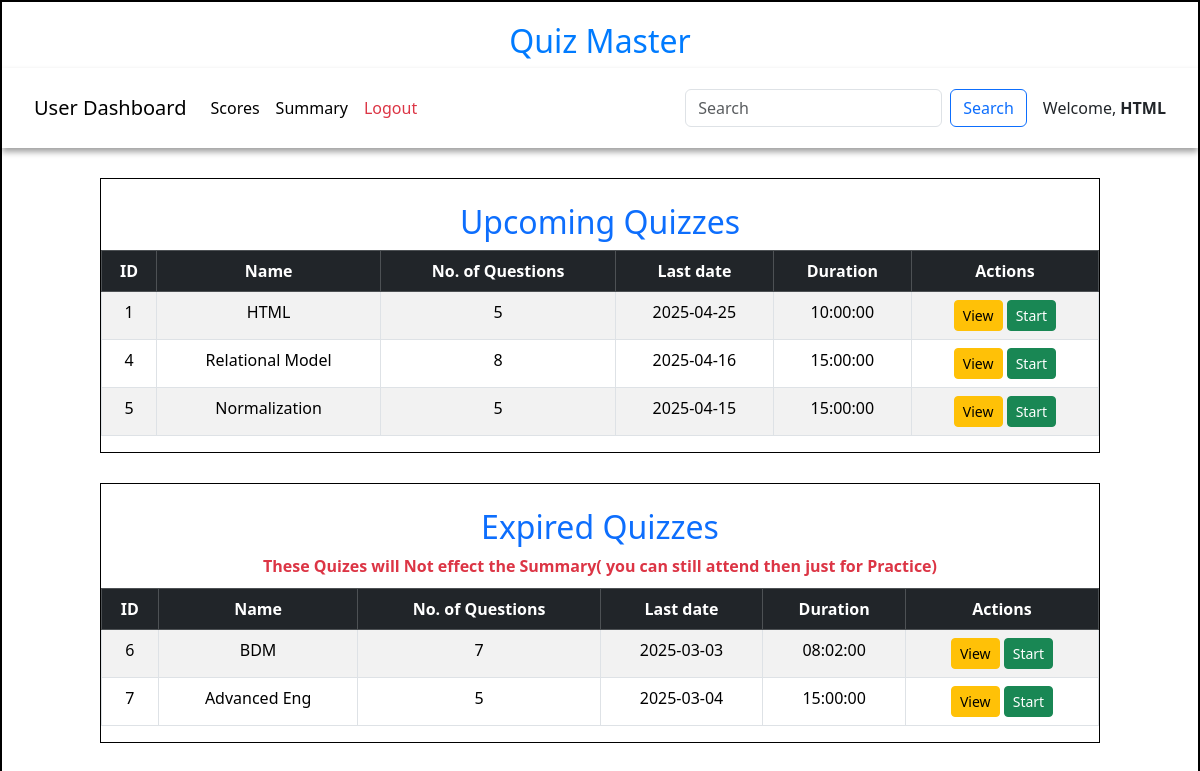
Page /user/HTML on the committed database.
### models/models.py (models this page shows)
class Quiz(db.Model):
    id=db.Column(db.Integer,primary_key=True)
    name = db.Column(db.String,unique=True,nullable=False)
    Chapter_id = db.Column(db.Integer,db.ForeignKey("chapter.id"),nullable=False)
    date_of_quiz = db.Column(db.Date(),nullable=False)
    time_duration = db.Column(db.Time(),nullable =False)
    remarks=db.Column(db.String)
    scores= db.relationship("Score",cascade="all,delete",backref="quiz",lazy=True)
    questions = db.relationship("Question",cascade="all,delete",backref="quiz",lazy=True)

### controllers/controller.py (the view)
@app.route('/user/<name>')
def user_dashboard(name):
    quizzes = get_quizs()
    today = date.today()
    equiz = [quiz for quiz in quizzes if quiz.date_of_quiz <= today]  # Expired quizzes
    uquiz = [quiz for quiz in quizzes if quiz.date_of_quiz > today]
    return render_template("user_dashboard.html",uquizs=uquiz,equizs=equiz,name=name)

### controllers/controller.py (called while the page is built)
def get_quizs():
    quizs = Quiz.query.all()
    return quizs

### templates/user_dashboard.html (shortened to what this page needs)
<!DOCTYPE html>
<html lang="en">
<head>
    <link href="https://cdn.jsdelivr.net/npm/bootstrap@5.3.3/dist/css/bootstrap.min.css" rel="stylesheet">
    <link rel="stylesheet" href="/static/css/style.css">
</head>
<body>
    <div id="container">
        <h1 id="heading">Quiz Master</h1>
        <nav class="navbar navbar-expand-lg navbar-light bg-white">
            <div class="container-fluid">
                <a class="navbar-brand" href="#">User Dashboard</a>
                <div class="collapse navbar-collapse" id="navbarNav">
                    <ul class="navbar-nav me-auto">
                        <li class="nav-item">
                            <a class="nav-link active" href="/user_scores/{{ name }}">Scores</a>
                        </li>
                        <li class="nav-item">
                            <a class="nav-link active" href="/user_summary/{{name}}">Summary</a>
                        </li>
                        <li class="nav-item">
                            <a class="nav-link text-danger" href="/login">Logout</a>
                        </li>
                    </ul>
                    <form class="d-flex" method="POST" action="/search4/{{name}}">
                        <input class="form-control me-2" type="search" placeholder="Search" name="search_txt" id="search_txt">
                        <button class="btn btn-outline-primary" type="submit">Search</button>
                    </form>
                </div>
                <span class="ms-3">Welcome, <strong>{{name}}</strong></span>
            </div>
        </nav>
        <div id="upcoming-user-panel" style="margin: auto; margin-top: 30px;width: 1000px;height: auto; border: 1px solid  black;">
            <h2 class="text-center text-primary mt-4">Upcoming Quizzes</h2>
            {% if uquizs %}
            <table class="table table-striped table-hover table-bordered">
                <thead class="table-dark text-center">
                    <tr>
                        <th>ID</th>
                        <th>Name</th>
                        <th>No. of Questions</th>
                        <th>Last date</th>
                        <th>Duration</th>
                        <th>Actions</th>
                    </tr>
                </thead>
                <tbody class="text-center">
                    {% for quiz in uquizs %}
                        {% if quiz.questions | length > 0 %}
                            <tr>
                                <td>{{ quiz.id }}</td>
                                <td>{{ quiz.name }}</td>
                                <td>{{ quiz.questions | length }}</td>
                                <td>{{ quiz.date_of_quiz }}</td>
                                <td>{{ quiz.time_duration }}</td>
                                <td>
                                    <a href="/view_quiz/{{ quiz.id }}/{{ name }}" class="btn btn-sm btn-warning">View</a>
                                    <a href="/quiz_exam/{{ quiz.id }}/{{ name }}" class="btn btn-sm btn-success">Start</a>
                                </td>
                            </tr>
                        {% endif %}
                    {% endfor %}
                </tbody>
            </table>
        {% else %}
            <div class="text-center text-muted mt-4">No Quizzes Available</div>
        {% endif %}
        </div>
        <div id="expired-user-panel" style="margin: auto; margin-top: 30px;width: 1000px;height: auto; border: 1px solid  black;margin-bottom: 50px;">
            <h2 class="text-center text-primary mt-4">Expired Quizzes</h2>
            <div class="text-center text-danger" style="margin-bottom: 10px;"> <strong>These Quizes will Not effect the Summary( you can still attend then just for Practice)</strong></div>
            {% if equizs %}
            <table class="table table-striped table-hover table-bordered">
                <thead class="table-dark text-center">
                    <tr>
                        <th>ID</th>
                        <th>Name</th>
                        <th>No. of Questions</th>
                        <th>Last date</th>
                        <th>Duration</th>
                        <th>Actions</th>
                    </tr>
                </thead>
                <tbody class="text-center">
                    {% for quiz in equizs %}
                        {% if quiz.questions | length > 0 %}
                            <tr>
                                <td>{{ quiz.id }}</td>
                                <td>{{ quiz.name }}</td>
                                <td>{{ quiz.questions | length }}</td>
                                <td>{{ quiz.date_of_quiz }}</td>
                                <td>{{ quiz.time_duration }}</td>
                                <td>
                                    <a href="/view_quiz/{{ quiz.id }}/{{ name }}" class="btn btn-sm btn-warning">View</a>
                                    <a href="/quiz_exam/{{ quiz.id }}/{{ name }}" class="btn btn-sm btn-success">Start</a>
                                </td>
                            </tr>
                        {% endif %}
                    {% endfor %}
                </tbody>
            </table>
        {% else %}
            <div class="text-center text-muted mt-4">No Quizzes Available</div>
        {% endif %}
        </div>
    </div>
</body>
</html>

### static/css/style.css (style rules this page uses)
* { margin: 0px }
#container { border: 2px solid black; margin: auto; min-height: 729px; width: 100%; }
#heading { text-align: center; font-size: 2rem; margin-top: 20px; color: #007bff; }
.navbar { box-shadow: 0px 4px 6px rgba(0, 0, 0, 0.374); padding:20px; }

### rows in the picture
Quiz: name "HTML", id "1", questions|length "5", date_of_quiz "2025-04-25", time_duration "10:00:00"
Quiz: id "4", name "Relational Model", questions|length "8", date_of_quiz "2025-04-16", time_duration "15:00:00"
Quiz: id "5", name "Normalization", questions|length "5", date_of_quiz "2025-04-15", time_duration "15:00:00"
Quiz: id "6", name "BDM", questions|length "7", date_of_quiz "2025-03-03", time_duration "08:02:00"
Quiz: id "7", name "Advanced Eng", questions|length "5", date_of_quiz "2025-03-04", time_duration "15:00:00"
